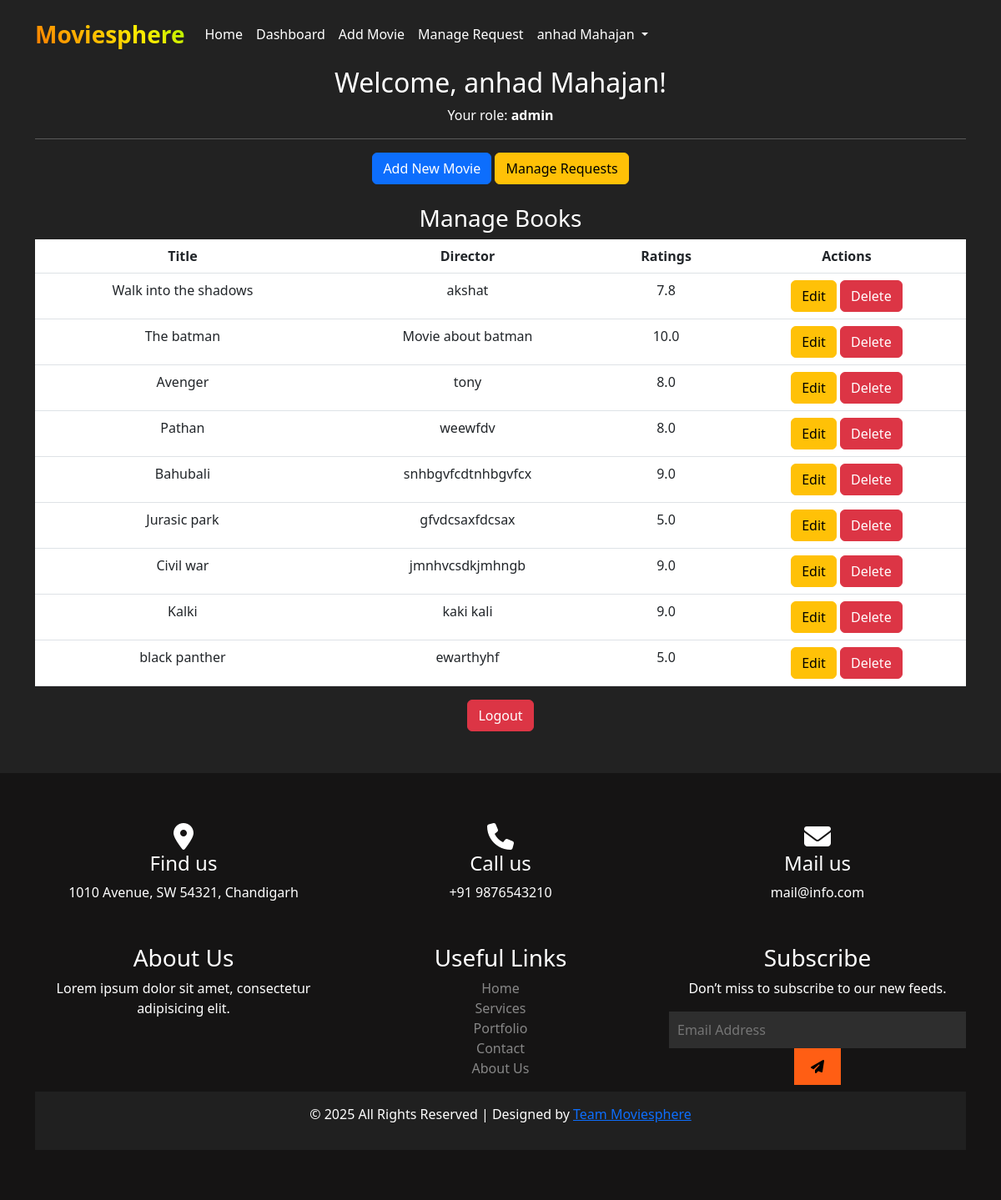
The page /dashboard (signed in) on the database its author committed.
### app.py (models this page shows, shortened)
class User(db.Model, UserMixin):
    id = db.Column(db.Integer, primary_key=True)
    name = db.Column(db.String(100), nullable=False)
    email = db.Column(db.String(100), unique=True, nullable=False)
    password_hash = db.Column(db.String(100), nullable=False)
    role = db.Column(db.String(50), nullable=False, default="user")

class Book(db.Model):
    id = db.Column(db.Integer, primary_key=True)
    title = db.Column(db.String(200), nullable=False)
    author = db.Column(db.String(100), nullable=False)
    price = db.Column(db.Float, nullable=False)
    image = db.Column(db.String(300), nullable=True)
    uploaded_by = db.Column(db.Integer, db.ForeignKey('user.id'), nullable=True)

### app.py (the view)
@app.route('/dashboard')
@login_required
def dashboard():
    books = Book.query.all() if current_user.role == 'admin' else []
    return render_template('dashboard.html', books=books)

### app.py (called while the page is built)
@login_manager.user_loader
def load_user(user_id):
    return User.query.get(int(user_id))

### templates/dashboard.html (shortened to what this page needs)
{% extends "base.html" %} {% block title %}Dashboard - Moviesphere{% endblock %}
 {% block main_block %}
<div class="container text-center">
  <h2>Welcome, {{ current_user.name }}!</h2>
  <p>Your role: <strong>{{ current_user.role }}</strong></p>
  <hr />
  {% if current_user.role == 'admin' %}
  <a href="{{ url_for('add_movie') }}" class="btn btn-primary">Add New Movie</a>
  <a href="{{ url_for('orders') }}" class="btn btn-warning">Manage Requests</a>
  <h3 class="mt-4">Manage Books</h3>
  <table class="table">
    <thead>
      <tr>
        <th>Title</th>
        <th>Director</th>
        <th>Ratings</th>
        <th>Actions</th>
      </tr>
    </thead>
    <tbody>
      {% for book in books %}
      {% if book.title!=2 or book.id!=3 or book.id!=5 %}
      <tr>
        <td>{{ book.title }}</td>
        <td>{{ book.author }}</td>
        <td>{{ book.price }}</td>
        <td>
          <a
            href="{{ url_for('edit_book', book_id=book.id) }}"
            class="btn btn-warning"
            >Edit</a
          >
          <form
            action="{{ url_for('delete_book', book_id=book.id) }}"
            method="POST"
            style="display: inline"
          >
            <button type="submit" class="btn btn-danger">Delete</button>
          </form>
        </td>
      </tr>
      {% endif %}
      {% endfor %}
    </tbody>
  </table>
  {% else %}
  <a href="{{ url_for('cart') }}" class="btn btn-success">View Watchlist</a>
  <a href="{{ url_for('track_orders') }}" class="btn btn-info"
    >Track requesta</a
  >
  {% endif %}
  <a href="{{ url_for('logout') }}" class="btn btn-danger">Logout</a>
</div>
{% endblock %}

### templates/base.html (shortened to what this page needs)
<!DOCTYPE html>
<html lang="en">
<head>
  <link rel="stylesheet" href="https://cdnjs.cloudflare.com/ajax/libs/font-awesome/6.4.0/css/all.min.css">
  <link rel="stylesheet" href="https://cdn.jsdelivr.net/npm/bootstrap@5.3.0/dist/css/bootstrap.min.css">
</head>
<body >
  <nav class="navbar navbar-expand-lg navbar-dark fixed-top ">
    <div class="container">
      <a class="navbar-brand" href="{{ url_for('index') }}">Moviesphere</a>
      <div class="collapse navbar-collapse mr-5" id="navbarNav">
        <ul class="navbar-nav">
          {% if current_user.is_authenticated %}
              <li class="nav-item">
                  <a class="nav-link" href="{{ url_for('movie_index') }}">Home</a>
              </li>
              <li class="nav-item">
                  <a class="nav-link" href="{{ url_for('dashboard') }}">Dashboard</a>
              </li>
              {% if current_user.role == 'admin' %}
                  <li class="nav-item">
                      <a class="nav-link" href="{{ url_for('add_movie') }}">Add Movie</a>
                  </li>
                  <li class="nav-item">
                      <a class="nav-link" href="{{ url_for('orders') }}">Manage Request</a>
                  </li>
              {% endif %}
              <li class="nav-item dropdown">
                <a class="nav-link dropdown-toggle" href="#" id="userDropdown" role="button" data-bs-toggle="dropdown">
                  {{ current_user.name }}
                </a>
              </li>
          {% endif %}
      </ul>
      </div>
    </div>
  </nav>
   <main>
     {% block main_block %}{% endblock %}
    </main>
<footer class="footer-section">
    <div class="container">
      <div class="footer-cta">
        <div class="row text-center">
          <div class="col-md-4 single-cta">
            <i class="fa fa-map-marker-alt fa-2x"></i>
            <h4>Find us</h4>
            <span>1010 Avenue, SW 54321, Chandigarh</span>
          </div>
          <div class="col-md-4 single-cta">
            <i class="fa fa-phone fa-2x"></i>
            <h4>Call us</h4>
            <span>+91 9876543210</span>
          </div>
          <div class="col-md-4 single-cta">
            <i class="fa fa-envelope fa-2x"></i>
            <h4>Mail us</h4>
            <span>mail@info.com</span>
          </div>
        </div>
      </div>
      <div class="footer-content">
        <div class="row">
          <div class="col-md-4 footer-widget">
            <h3>About Us</h3>
            <p>Lorem ipsum dolor sit amet, consectetur adipisicing elit.</p>
          </div>
          <div class="col-md-4 footer-widget">
            <h3>Useful Links</h3>
            <ul>
              <li><a href="#">Home</a></li>
              <li><a href="#">Services</a></li>
              <li><a href="#">Portfolio</a></li>
              <li><a href="#">Contact</a></li>
              <li><a href="#">About Us</a></li>
            </ul>
          </div>
          <div class="col-md-4 footer-widget">
            <h3>Subscribe</h3>
            <p>Don’t miss to subscribe to our new feeds.</p>
            <div class="subscribe-form">
              <form action="#">
                <input type="email" placeholder="Email Address">
                <button><i class="fa fa-paper-plane"></i></button>
              </form>
            </div>
          </div>
        </div>
      </div>
      <div class="copyright-area">
        <p>&copy; 2025 All Rights Reserved | Designed by <a href="#">Team Moviesphere </a></p>
      </div>
    </div>
  </footer>
</body>
</html>

### templates/base.html (style rules this page uses)
.navbar-brand { font-size: 28px; font-weight: bold; background: linear-gradient(45deg, #ff0000, #ff7300, #ffeb00, #47ff00, #00ffee, #005eff, #9c00ff); background-size: 400% 400%; -webkit-background-clip: text; background-clip: text; -webkit-text-fill-color: transparent; animation: aurora 6s infinite; }
.navbar { background: transparent !important; padding: 15px 20px; z-index: 1000; }
.navbar-nav .nav-link { color: white !important; transition: 0.3s; }
.footer-section { background: #151414; padding: 60px 0; color: white; margin-top: 50px; }
.footer-cta { text-align: center; padding-bottom: 30px; }
.footer-cta .single-cta { margin-bottom: 20px; }
.footer-widget { text-align: center; }
.footer-widget ul { list-style: none; padding: 0; }
.footer-widget ul li a { color: #878787; text-decoration: none; }
.subscribe-form input { width: 100%; padding: 10px; border: none; background: #2E2E2E; color: white; }
.subscribe-form button { background: #ff5e14; border: none; padding: 10px 20px; }
.copyright-area { background: #202020; padding: 15px 0; text-align: center; }
body { margin: 0; padding-top: 80px; background-color: #222; color: white; }

### rows shown on the page
User: name "anhad Mahajan", role "admin"
Book: title "Walk into the shadows", author "akshat", price "7.8"
Book: title "The batman", author "Movie about batman", price "10.0"
Book: title "Avenger", author "tony", price "8.0"
Book: title "Pathan", author "weewfdv", price "8.0"
Book: title "Bahubali", author "snhbgvfcdtnhbgvfcx", price "9.0"
Book: title "Jurasic park", author "gfvdcsaxfdcsax", price "5.0"
Book: title "Civil war", author "jmnhvcsdkjmhngb", price "9.0"
Book: title "Kalki", author "kaki kali", price "9.0"
Book: title "black panther", author "ewarthyhf", price "5.0"
